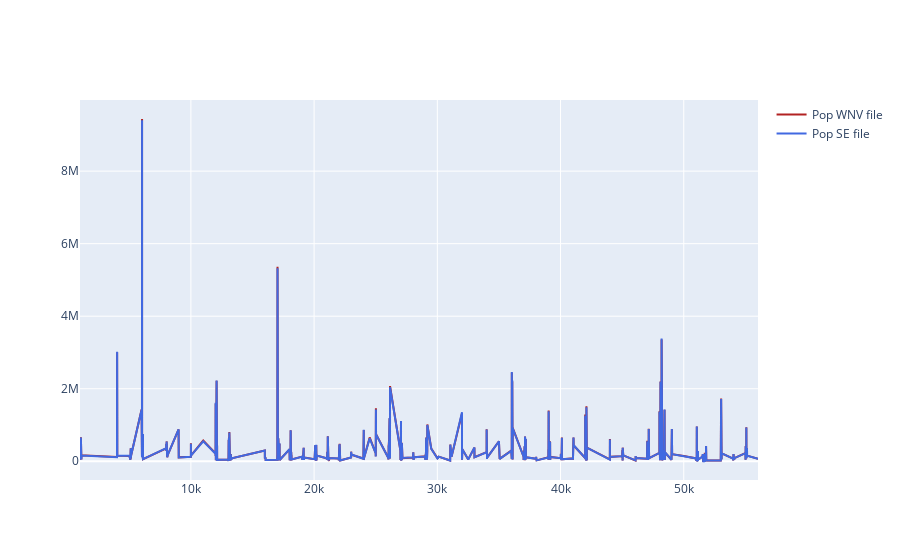

Notebook cell for this chart:
### Code cell
plot_graph(combined_data)

### Figure 1 — Plotly figure (JSON) as saved in the notebook; plotly's stock layout.template omitted (floating-point values rounded to 4 significant figures; data arrays with more than 128 entries replaced by an {"elided": "..."} marker saying what was removed)
{"data": [{"line": {"color": "firebrick", "width": 2}, "name": "Pop WNV file", "type": "scatter", "x": {"elided": "852 int values"}, "y": {"elided": "852 str values"}}, {"line": {"color": "royalblue", "width": 2}, "name": "Pop SE file", "type": "scatter", "x": {"elided": "852 int values"}, "y": {"elided": "852 float values"}}], "layout": {}}
